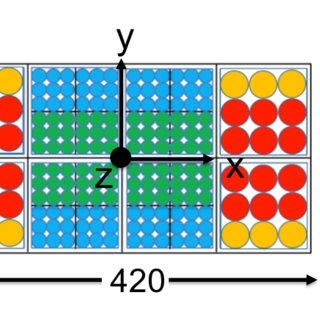
#> input picture Photo/MY1.jpg, 320 x 320 px
$ python functions.py
#> lines starting #> are read from the running program, lines starting #| are printed output that depends on the picture; after the words box and inside, x2 and y2 are one past the last pixel; in counts of white or black regions, pixels touching at a corner belong together
import cv2 as cv

img = cv.imread('Photo/MY1.jpg')
#> img is the input picture: shape (320, 320, 3); mean B, G, R 182.7, 190, 176.6

# Coverting to gray-scale

gray = cv.cvtColor(img , cv.COLOR_BGR2GRAY)
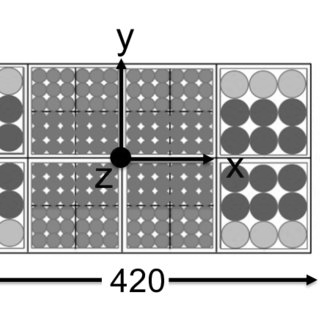
#> gray: shape (320, 320); min 0, max 255, mean 185.2
cv.imshow('gray',gray)

#Blurring the image using gaussian blurr
blur = cv.GaussianBlur(img , (3,3), cv.BORDER_DEFAULT)
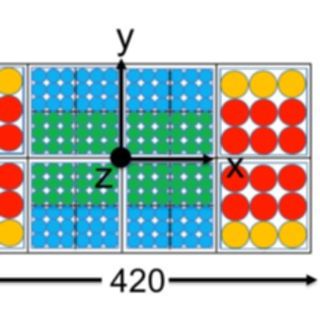
#> blur: shape (320, 320, 3); mean B, G, R 182.7, 190, 176.6
cv.imshow('blur',blur)

# Edge cascade
canny = cv.Canny(img,125,175)
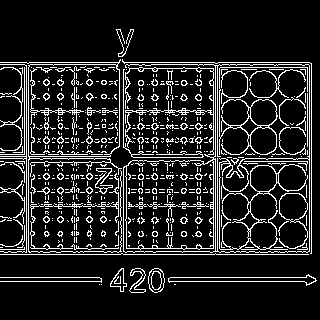
#> canny: shape (320, 320); 13.3% white in thin lines or dots, all inside (x1, y1, x2, y2) = (0, 29, 317, 293)
cv.imshow('canny',canny)

# Dialating the canny image
dil = cv.dilate(canny , (7,7) , iterations=3 )
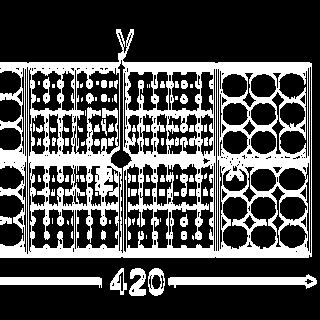
#> dil: shape (320, 320); 30.8% white; 91 white regions (32 under 20 px), largest, box (x1, y1, x2, y2) and area: (0, 29, 312, 258) 26409, (168, 274, 317, 289) 1202, (0, 277, 102, 288) 820
cv.imshow('dil',dil)

# Eroding back the dilated image
erd = cv.erode(dil , (3,3) , iterations=1)
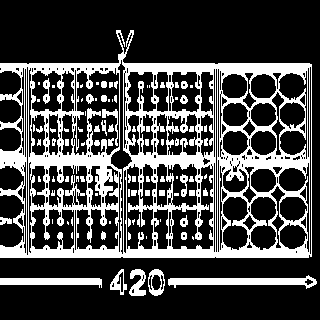
#> erd: shape (320, 320); 27.5% white; 92 white regions (40 under 20 px), largest, box (x1, y1, x2, y2) and area: (0, 30, 312, 258) 23632, (168, 275, 317, 289) 1045, (0, 278, 102, 288) 718
cv.imshow('erd',erd)

#resizing the image

resize = cv.resize(img , (500,500), interpolation=cv.INTER_CUBIC)
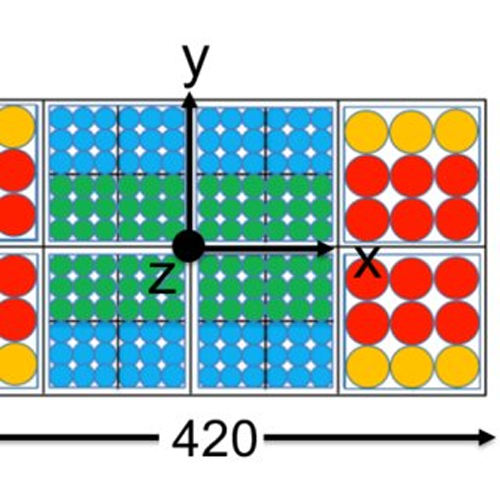
#> resize: shape (500, 500, 3); mean B, G, R 182.5, 190, 176.6
cv.imshow('resize',resize)

# Croping of image
cropped = img[20:100, 300:250]
#> cropped = empty array
cv.imshow('crop',cropped)

cv.waitKey(0)
